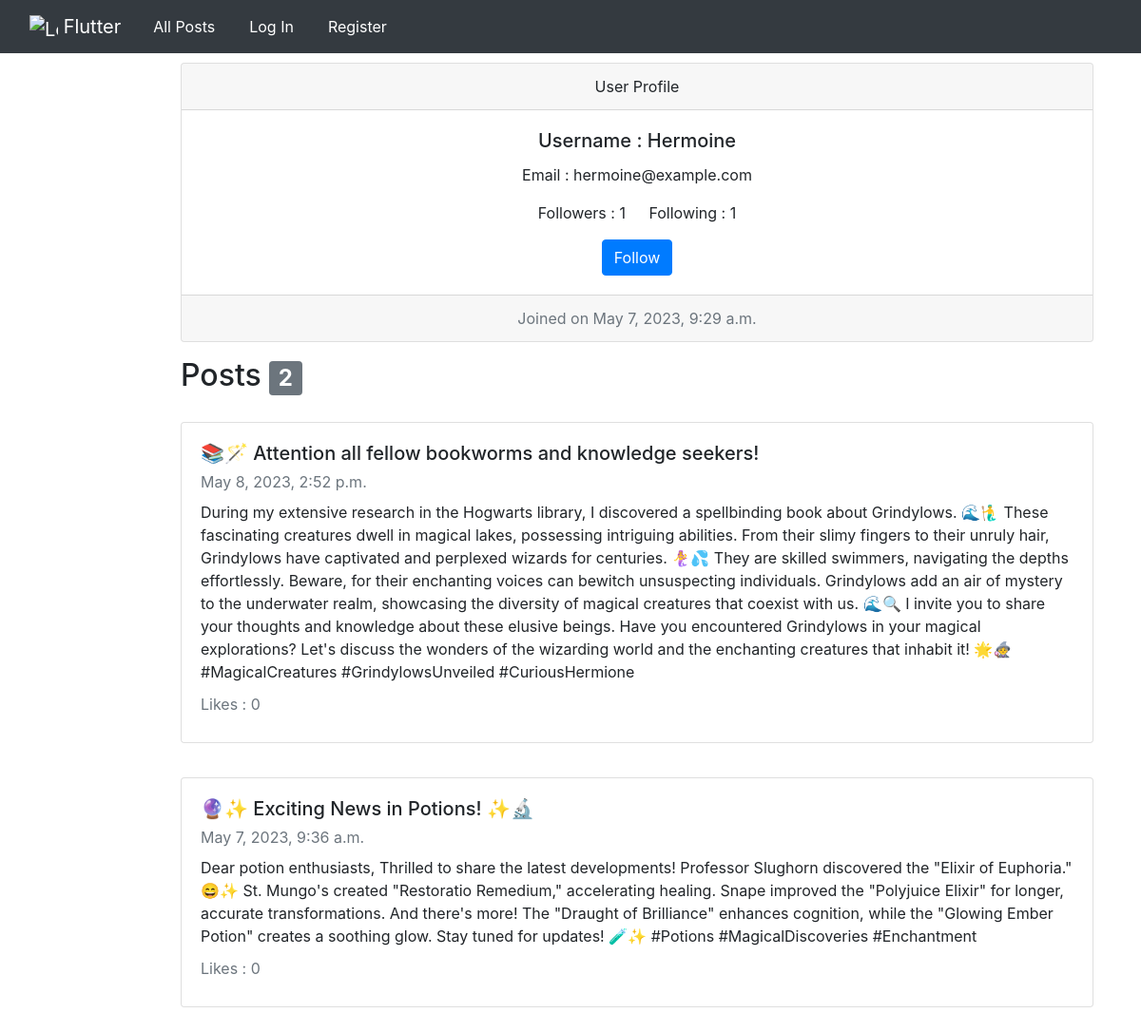
/profile/Hermoine, run on the app's committed database.
### network/models.py (models this page shows, shortened)
class User(AbstractUser):
    followers = models.ManyToManyField('self', related_name='following', symmetrical=False, blank=True)

class Post(models.Model):
    user= models.ForeignKey(User, on_delete=models.CASCADE)
    title = models.CharField(max_length=64)
    description = models.TextField(max_length=2000)
    timestamp = models.DateTimeField(auto_now_add=True)
    likes = models.IntegerField(default=0)

### network/views.py (the view)
# urls.py: path("profile/<str:username>", views.profile, name= "profile")
def profile(request, username):
    user = User.objects.get(username= username)
    post = Post.objects.filter(user = User.objects.get(username = username))
    posts = post.order_by("-timestamp").all()
    no = len(posts)
    return render(request, "network/profile.html", {"user_obj": user, "posts": posts, "no": no})

### network/templates/network/profile.html (shortened to what this page needs)
{%extends 'network/layout.html'%}
{%load static%}
{%block body%}
<div class="cards">
<div class="card text-center" style="width: 60rem;">
    <div class="card-header">
      User Profile
    </div>
    <div class="card-body">
      <h5 class="card-title">Username : {{user_obj.username}}</h5>
      <p class="card-text">Email : {{user_obj.email}}</p>
      <p class="card-text">Followers : {{user_obj.followers.count}} Following : {{user_obj.following.count}}</p>
      {% if user_obj.username != user.username%}
      <a href="#" class="btn btn-primary">Follow</a>
      {%endif%}
    </div>
    <div class="card-footer text-muted">
     Joined on  {{user_obj.date_joined}}
    </div>
</div>
<h2>Posts <span class="badge bg-secondary" style="color: white;">{{no}}</span></h2>
</div>
{% for i in posts%}
<div class="cards">
    <div class="card" style="width: 60rem;">
        <div class="card-body">
          <h5 class="card-title">{{i.title}}</h5>
          <p class="card-subtitle mb-2 text-muted">{{i.timestamp}}</p>
          <p class="card-text">{{i.description}}</p>
          <p class="card-subtitle mb-2 text-muted">Likes : {{i.likes}}</p>
        </div>
      </div>
</div>
{% endfor %}
{%endblock%}

### network/static/network/styles.css (style rules this page uses)
a { color: white; text-decoration: none; }
.cards { margin: auto; width: 70%; padding: 10px; }

### data on the page
User: username "Hermoine", email "hermoine@example.com", followers.count "1", following.count "1", date_joined "May 7, 2023, 9:29 a.m."
Post: title "📚🪄 Attention all fellow bookworms and knowledge seekers!", timestamp "May 8, 2023, 2:52 p.m.", description "During my extensive research in the Hogwarts library, I discovered a spellbinding book about Grindylows. 🌊🧜‍♂️ These fascinating creatures dwell in magical lakes, possessing intriguing abilities. From their slimy fingers to their unruly hair, Grindylows have captivated and perplexed wizards for centuries. 🧜‍♀️💦 They are skilled swimmers, navigating the depths effortlessly. Beware, for their enchanting voices can bewitch unsuspecting individuals. Grindylows add an air of mystery to the underwater realm, showcasing the diversity of magical creatures that coexist with us. 🌊🔍 I invite you to share your thoughts and knowledge about these elusive beings. Have you encountered Grindylows in your…", likes "0"
Post: title "🔮✨ Exciting News in Potions! ✨🔬", timestamp "May 7, 2023, 9:36 a.m.", description "Dear potion enthusiasts, Thrilled to share the latest developments! Professor Slughorn discovered the \"Elixir of Euphoria.\" 😄✨ St. Mungo's created \"Restoratio Remedium,\" accelerating healing. Snape improved the \"Polyjuice Elixir\" for longer, accurate transformations. And there's more! The \"Draught of Brilliance\" enhances cognition, while the \"Glowing Ember Potion\" creates a soothing glow. Stay tuned for updates! 🧪✨ #Potions #MagicalDiscoveries #Enchantment", likes "0"

### other printed values
{{ no }} "2"
